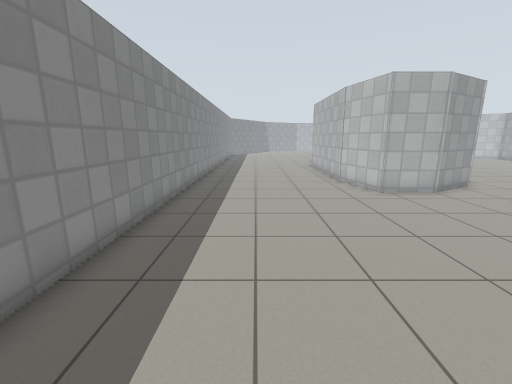
View 1 (above)

17 first-person views from a walk through a Gazebo world. The camera is 1.2 m above the floor, tilts 12° down and sees 90° across. The floor is counted in squares, 0.5 m on a side. Each view is taken from the middle of a square. On the plan, view 1 faces up. The plan holds only what a view shows up to about 17 squares ahead; the rest is blank. Gazebo's built-in surfaces are drawn with simple patterns.

View 2
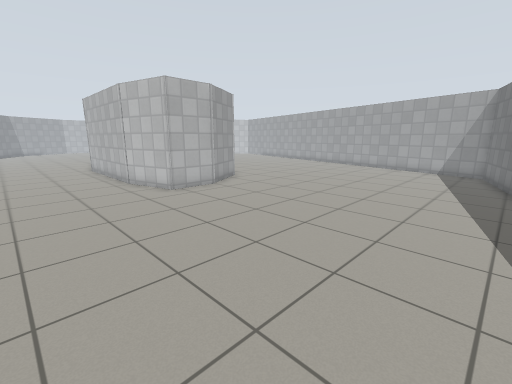

View 3
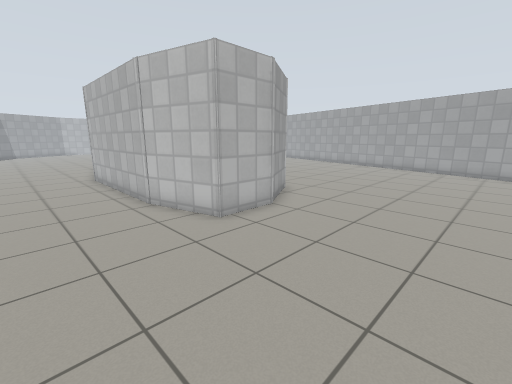

View 4
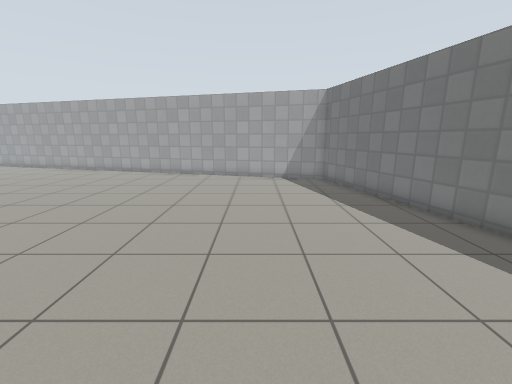

View 5
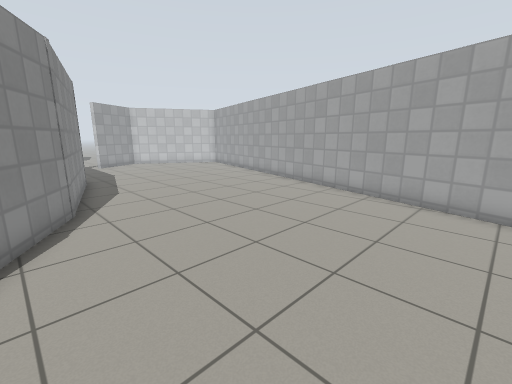

View 6
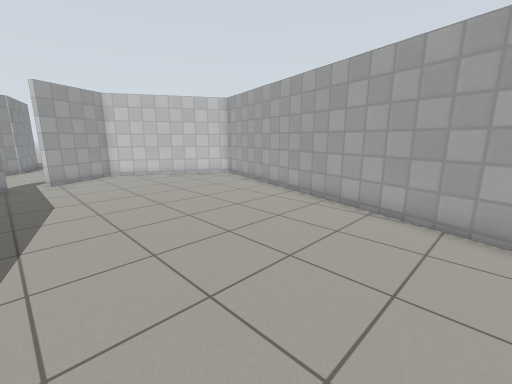

View 7
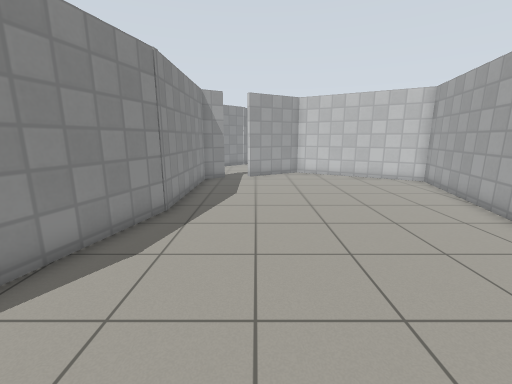

View 8
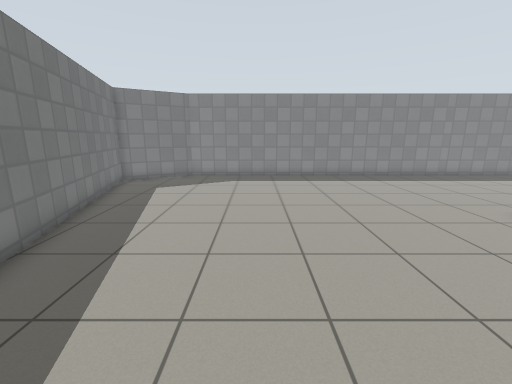

View 9
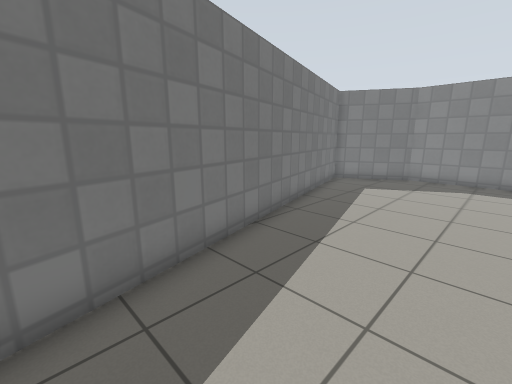

View 10
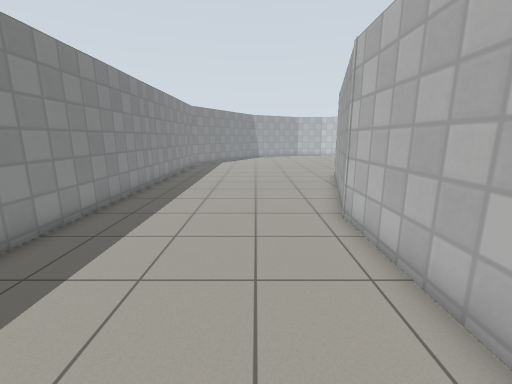

View 11
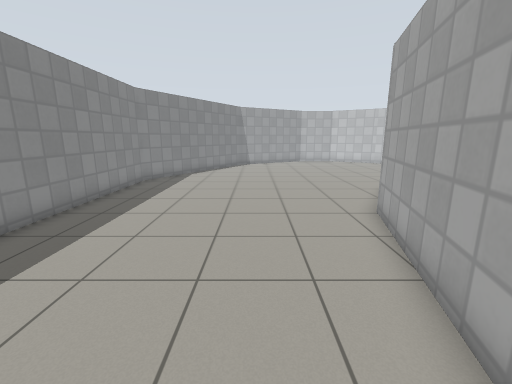

View 12
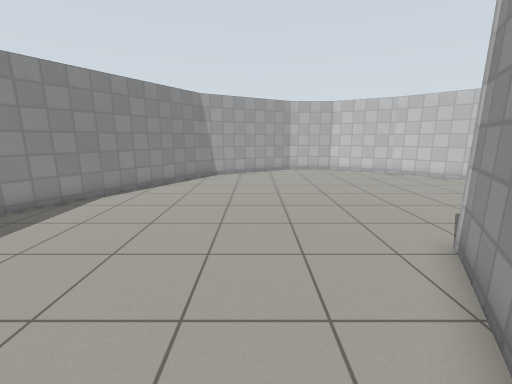

View 13
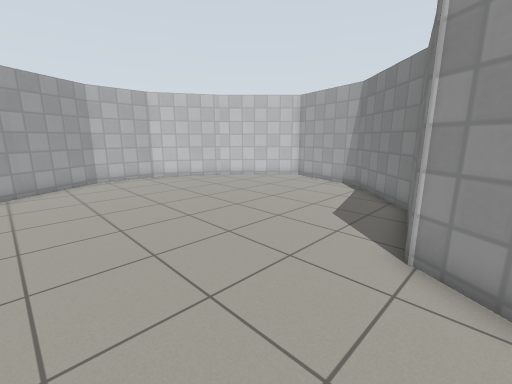

View 14
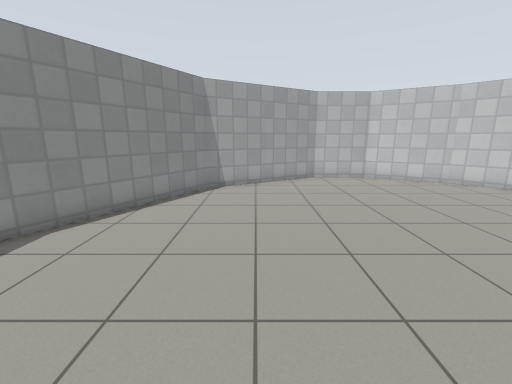

View 15
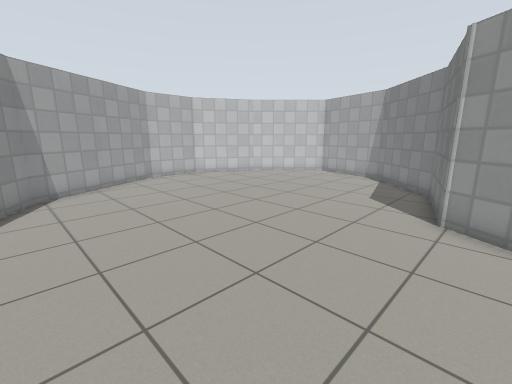

View 16
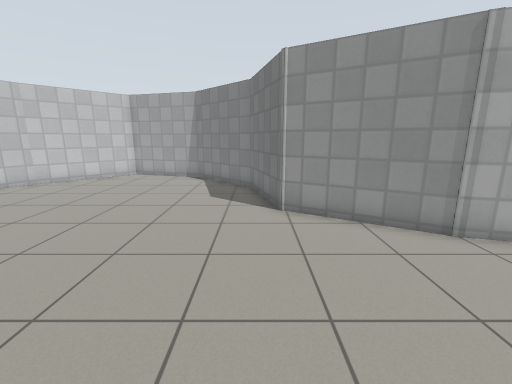

View 17
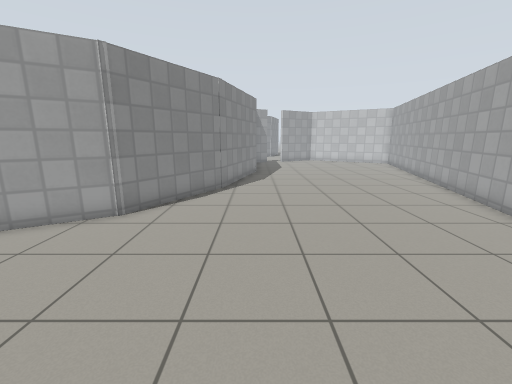

### Floor plan
Points are (right, up) in squares from view 1. A wall is a line through its corners. A room is listed if a view was taken in it or the views show most of it. See-through windows are left out.
Room 1 (views 1, 2, 3, 4, 5, 6, 7, 8, 9, 10, 11, 12, 13, 14, 15, 16, 17)
walls: (4.7, 21.5) (7, 30.1); (4.7, 14.1) (4.7, 21.8); (6.8, 29.8) (9.3, 34.2) (13.4, 35.2) (16.7, 38.5) (17.9, 42.9) (14.3, 46.5); (13.5, 17.5) (10.8, 12.8) (7.9, 11.1) (5.6, 11.1) (4.7, 14.5); (15.1, 23.6) (13.4, 17.2); (16.2, 30.6) (15, 30) (15, 23.1); (-1.1, -4.5) (19.9, 1.1) (27.4, 29.1) (20.9, 32.9) (17.6, 30.9); (14.4, 46.5) (10.7, 48.6) (7.6, 48.6) (1.7, 45.2) (-3.4, 36.4) (-3.4, -1.1) (-1.4, -4.6)

Where each view was taken, in squares from view 1:
view 1: 0 up, 0 right, facing up
view 2: 0 up, 0 right, facing up-right
view 3: 5 up, 1 right, facing up-right
view 4: 5 up, 5 right, facing right
view 5: 8 up, 12 right, facing up-right
view 6: 15 up, 16 right, facing up-right
view 7: 15 up, 18 right, facing up
view 8: 3 up, 13 right, facing left
view 9: 3 up, 13 right, facing down-left
view 10: 14 up, 2 right, facing up
view 11: 22 up, 3 right, facing up
view 12: 29 up, 5 right, facing up
view 13: 33 up, 4 right, facing up-right
view 14: 33 up, 4 right, facing up
view 15: 33 up, 1 right, facing up-right
view 16: 35 up, 1 right, facing right
view 17: 5 up, 15 right, facing up
